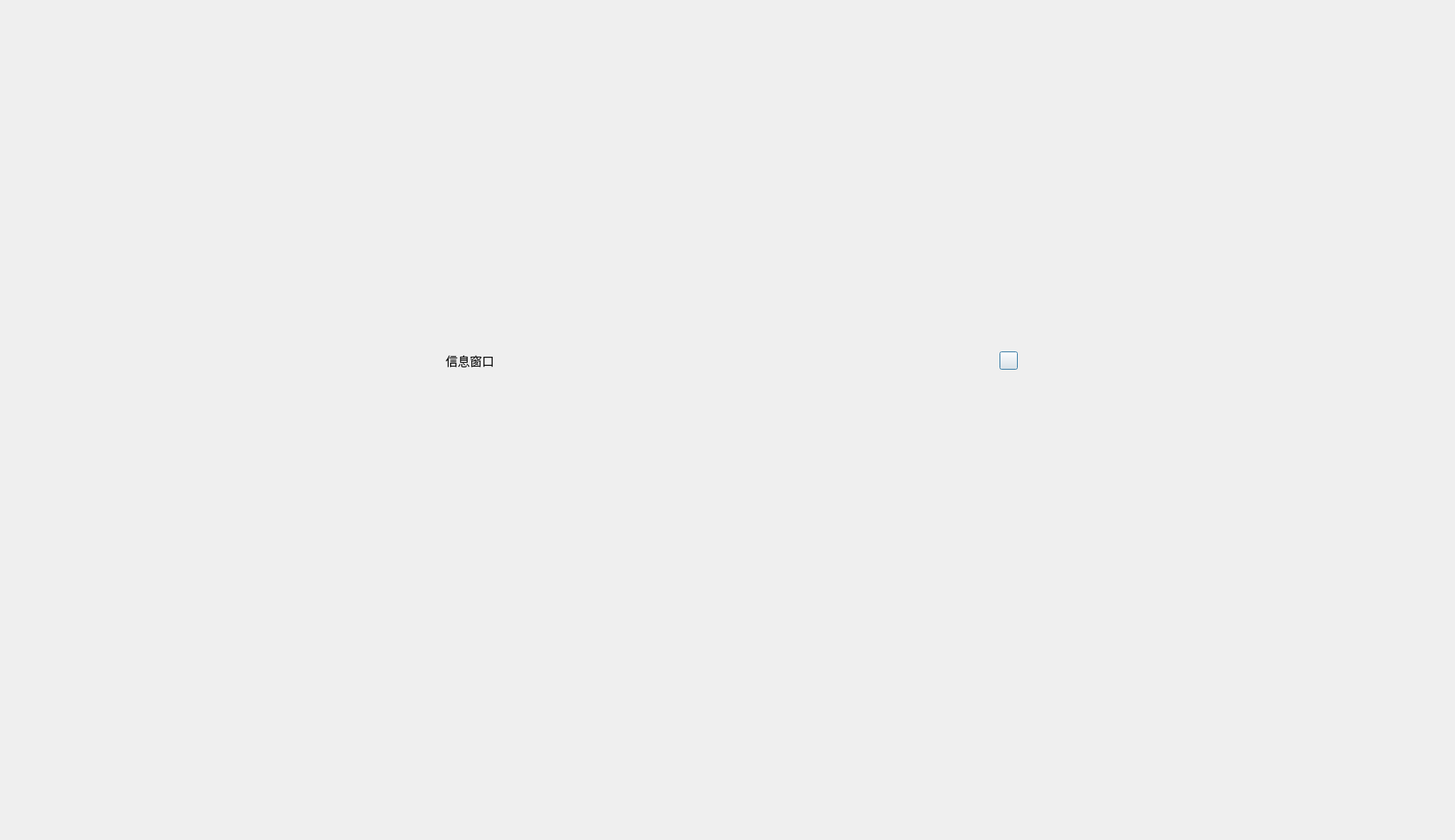
<?xml version="1.0" encoding="UTF-8"?>
<ui version="4.0">
 <class>MyDataProbe</class>
 <widget class="QDialog" name="MyDataProbe">
  <property name="geometry">
   <rect>
    <x>0</x>
    <y>0</y>
    <width>1920</width>
    <height>1109</height>
   </rect>
  </property>
  <property name="sizePolicy">
   <sizepolicy hsizetype="Preferred" vsizetype="Expanding">
    <horstretch>0</horstretch>
    <verstretch>0</verstretch>
   </sizepolicy>
  </property>
  <property name="contextMenuPolicy">
   <enum>Qt::DefaultContextMenu</enum>
  </property>
  <property name="windowTitle">
   <string>PatientNewDialog</string>
  </property>
  <property name="styleSheet">
   <string notr="true"/>
  </property>
  <layout class="QGridLayout" name="gridLayout">
   <property name="leftMargin">
    <number>9</number>
   </property>
   <property name="topMargin">
    <number>9</number>
   </property>
   <property name="rightMargin">
    <number>9</number>
   </property>
   <property name="bottomMargin">
    <number>9</number>
   </property>
   <property name="spacing">
    <number>6</number>
   </property>
   <item row="1" column="0">
    <spacer name="horizontalSpacer">
     <property name="orientation">
      <enum>Qt::Horizontal</enum>
     </property>
     <property name="sizeHint" stdset="0">
      <size>
       <width>510</width>
       <height>20</height>
      </size>
     </property>
    </spacer>
   </item>
   <item row="0" column="2">
    <spacer name="verticalSpacer">
     <property name="orientation">
      <enum>Qt::Vertical</enum>
     </property>
     <property name="sizeHint" stdset="0">
      <size>
       <width>20</width>
       <height>267</height>
      </size>
     </property>
    </spacer>
   </item>
   <item row="2" column="3">
    <spacer name="horizontalSpacer_2">
     <property name="orientation">
      <enum>Qt::Horizontal</enum>
     </property>
     <property name="sizeHint" stdset="0">
      <size>
       <width>510</width>
       <height>20</height>
      </size>
     </property>
    </spacer>
   </item>
   <item row="1" column="1" rowspan="2">
    <widget class="QWidget" name="MyDataProbe2" native="true">
     <property name="sizePolicy">
      <sizepolicy hsizetype="Fixed" vsizetype="Fixed">
       <horstretch>0</horstretch>
       <verstretch>0</verstretch>
      </sizepolicy>
     </property>
     <property name="minimumSize">
      <size>
       <width>400</width>
       <height>200</height>
      </size>
     </property>
     <property name="maximumSize">
      <size>
       <width>804</width>
       <height>870</height>
      </size>
     </property>
     <layout class="QVBoxLayout" name="verticalLayout">
      <property name="spacing">
       <number>0</number>
      </property>
      <property name="leftMargin">
       <number>1</number>
      </property>
      <property name="topMargin">
       <number>1</number>
      </property>
      <property name="rightMargin">
       <number>1</number>
      </property>
      <property name="bottomMargin">
       <number>1</number>
      </property>
      <item>
       <widget class="QWidget" name="widget" native="true">
        <property name="minimumSize">
         <size>
          <width>0</width>
          <height>40</height>
         </size>
        </property>
        <property name="maximumSize">
         <size>
          <width>16777215</width>
          <height>40</height>
         </size>
        </property>
        <property name="styleSheet">
         <string notr="true"/>
        </property>
        <layout class="QHBoxLayout" name="horizontalLayout">
         <property name="leftMargin">
          <number>24</number>
         </property>
         <property name="topMargin">
          <number>0</number>
         </property>
         <property name="rightMargin">
          <number>8</number>
         </property>
         <property name="bottomMargin">
          <number>0</number>
         </property>
         <item>
          <widget class="QLabel" name="lblTitle">
           <property name="styleSheet">
            <string notr="true">font:16px;</string>
           </property>
           <property name="text">
            <string/>
           </property>
          </widget>
         </item>
         <item>
          <widget class="QLabel" name="label">
           <property name="font">
            <font>
             <pointsize>12</pointsize>
            </font>
           </property>
           <property name="text">
            <string>信息窗口</string>
           </property>
          </widget>
         </item>
         <item>
          <spacer name="horizontalSpacer_3">
           <property name="orientation">
            <enum>Qt::Horizontal</enum>
           </property>
           <property name="sizeHint" stdset="0">
            <size>
             <width>696</width>
             <height>20</height>
            </size>
           </property>
          </spacer>
         </item>
         <item>
          <widget class="QPushButton" name="btnClose">
           <property name="minimumSize">
            <size>
             <width>24</width>
             <height>24</height>
            </size>
           </property>
           <property name="maximumSize">
            <size>
             <width>24</width>
             <height>24</height>
            </size>
           </property>
           <property name="text">
            <string/>
           </property>
          </widget>
         </item>
        </layout>
       </widget>
      </item>
      <item>
       <widget class="QWidget" name="container" native="true">
        <layout class="QHBoxLayout" name="horizontalLayout_2">
         <property name="spacing">
          <number>0</number>
         </property>
         <property name="leftMargin">
          <number>0</number>
         </property>
         <property name="topMargin">
          <number>0</number>
         </property>
         <property name="rightMargin">
          <number>0</number>
         </property>
         <property name="bottomMargin">
          <number>0</number>
         </property>
        </layout>
       </widget>
      </item>
     </layout>
    </widget>
   </item>
   <item row="3" column="1">
    <spacer name="verticalSpacer_2">
     <property name="orientation">
      <enum>Qt::Vertical</enum>
     </property>
     <property name="sizeHint" stdset="0">
      <size>
       <width>20</width>
       <height>266</height>
      </size>
     </property>
    </spacer>
   </item>
  </layout>
 </widget>
 <layoutdefault spacing="6" margin="11"/>
 <resources/>
 <connections/>
</ui>
